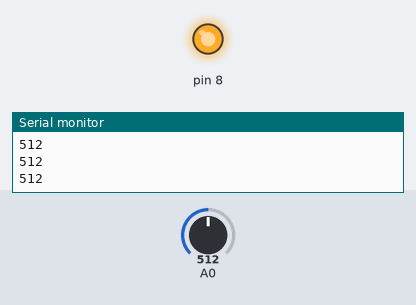
This sketch was run on a simulated Arduino Uno, built with avr-gcc and run on an emulated ATmega328P. On the bench: output pins drawn as LEDs (lit = HIGH), the last lines printed to the serial monitor. The test bench sets the inputs (shaded band); at power-on: A0 = 512.

Above: at 1.2 s.
1.3 s: A0 set to 105
2.8 s: A0 set to 93
At 3.9 s:
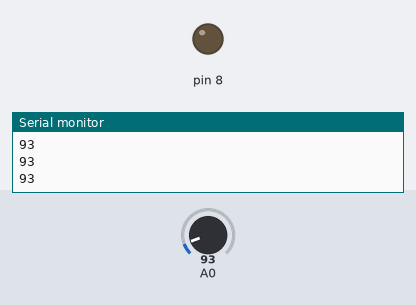
4.3 s: A0 set to 110
At 5.0 s:
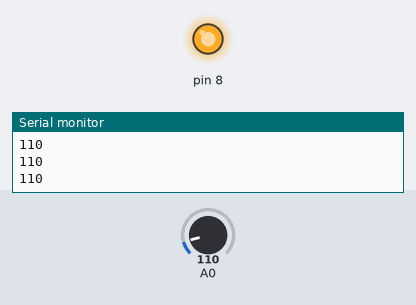
5.8 s: A0 set to 90
At 6.2 s:
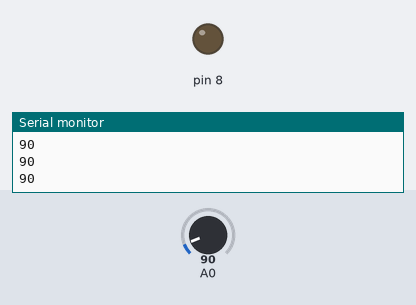
Timing chart, 0 to 8.3 s (numbered marks = the images above; inputs shaded):
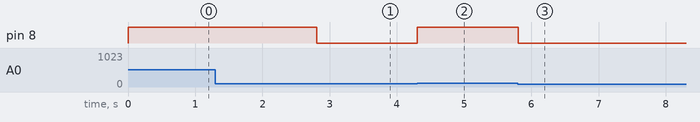

The sketch:

Lesson_3b.ino
```cpp
int ad;

void setup() {
  Serial.begin(9600);
  pinMode(8,OUTPUT);
}

void loop() {
  ad=analogRead(A0);
  Serial.println(ad);
  if(ad>100){
    digitalWrite(8,HIGH);
    //delay(1000);
  }else{
    digitalWrite(8,LOW);
    //delay(1000);
  }
}
//ボリューム抵抗回したら抵抗値が変わった。
```

Measured:
- the behaviour switches between 101 and 100 on A0 (found by bisection; images 0 and 1)
- after the input at 2.8 s, pin 8: HIGH → LOW at once
- after the input at 4.3 s, pin 8: LOW → HIGH at once
- after the input at 5.8 s, pin 8: HIGH → LOW at once
